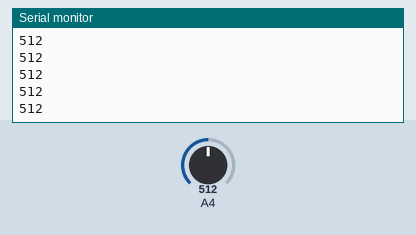
A sketch run on a simulated Arduino Mega 2560, built with avr-gcc and run on an emulated ATmega2560. Shown: the last lines printed to the serial monitor. Inputs (shaded band) come from the test bench; at power-on: A4 = 512.

Above: at 1.2 s.
1.3 s: A4 set to 716
At 1.9 s:
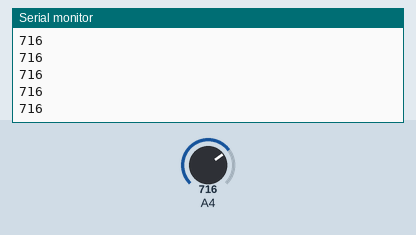
2.8 s: A4 set to 900
At 3.5 s:
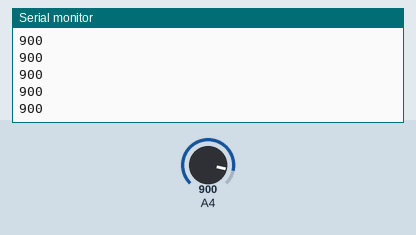
Timing chart, 0 to 5.8 s (numbered marks = the images above; inputs shaded):
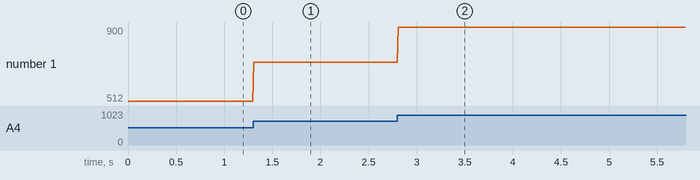

The sketch:

MassageTherapyHardware.ino
```cpp
const int emgPin = 36;  // Analog pin connected to the EMG sensor

void setup() {
  // Initialize serial communication at 115200 baud rate
  Serial.begin(115200);

  // Set the EMG sensor pin as input
  pinMode(emgPin, INPUT);
}

void loop() {
  // Read the EMG sensor value
  int emgValue = analogRead(emgPin);

  // Print the EMG value to the Serial Monitor
  Serial.println(emgValue);

  // Delay for a short period to control the data rate
  delay(10);
}
```

Measured:
- after the input at 1.3 s, the serial monitor: prints a new line at once (image 1)
- after the input at 2.8 s, the serial monitor: prints a new line at once (image 2)
- plotted number 1: 512 → 716 after the input at 1.3 s, 716 → 900 after the input at 2.8 s
